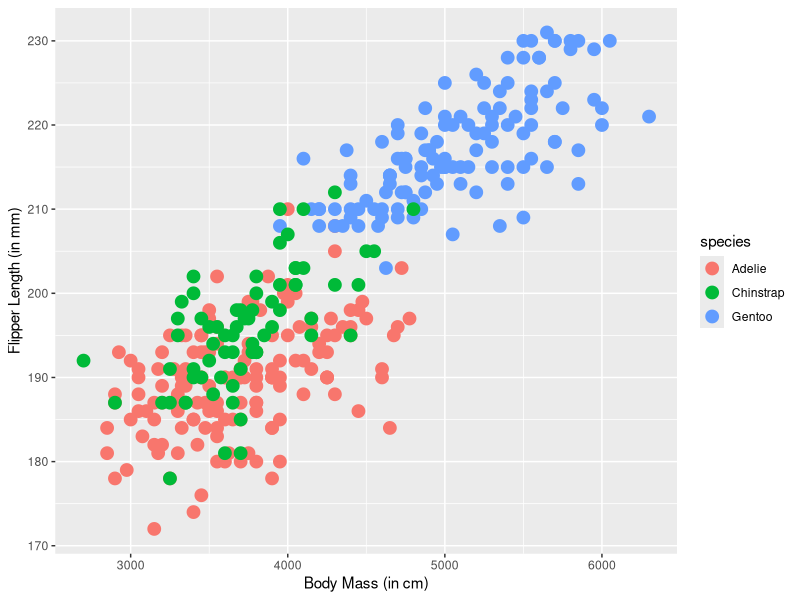

Here is the R script that generated this plot:
## ---- chunk 1
knitr::opts_chunk$set(echo = TRUE)
## ---- chunk 2

library(tidyverse)
library(palmerpenguins)

ggplot(data = penguins, aes(x = body_mass_g, y =flipper_length_mm)) +
  geom_point(aes(color = species), size = 4) +
  xlab("Body Mass (in cm)") +
  ylab("Flipper Length (in mm)")
#  geom_smooth(aes(color = species))


## ---- chunk 3


bill_length_depth <- ggplot(data = penguins, aes(x = bill_length_mm, y = bill_depth_mm)) +
   geom_point(aes(color = species)) +
  geom_smooth()

